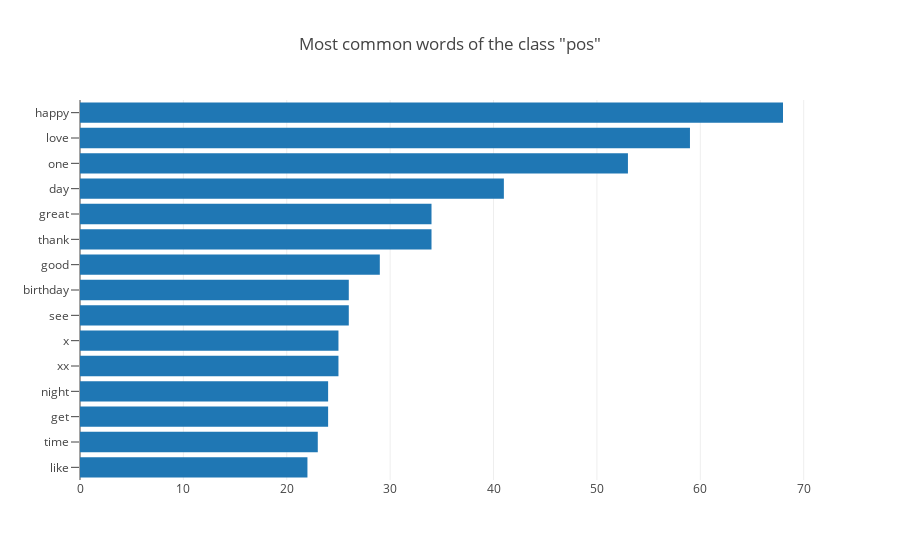
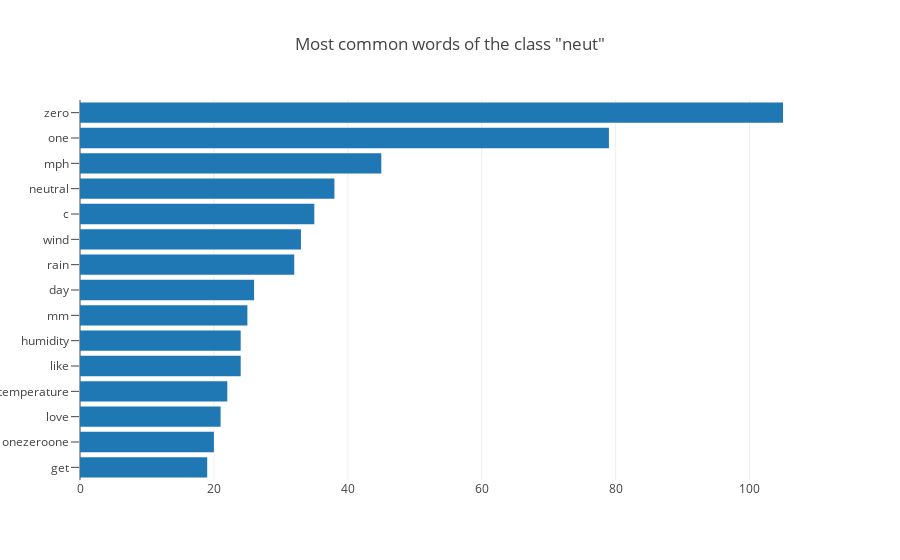
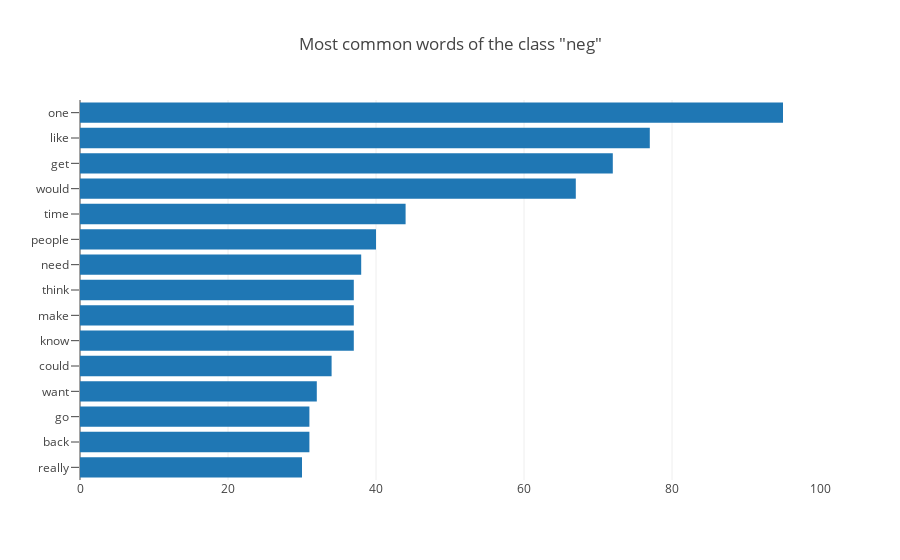

Write notebook code for charts like these, in order.
### Markdown cell above
Here are the most common words for each sentiment.

Weather tweets are rather neutral, obviously.

### Code cell
word_counts = dict()
sents = [('neg',-1),('neut',0),('pos',1)]

for sent in sents:
    word_counts[sent[0]] = Counter()
    texts = combined_df[combined_df[target]==sent[1]]['tokens']
    for _, text in texts.iteritems():
        word_counts[sent[0]].update(text)
        
def most_common_words(kind, num_words=15):
    words, counts = zip(*word_counts[kind].most_common(num_words)[::-1])
    bars = go.Bar(
        y=words,
        x=counts,
        orientation="h"
    )
    layout = go.Layout(
        title="Most common words of the class \"{}\"".format(kind),
        yaxis=dict(
            ticklen=8  # to add some space between yaxis labels and the plot
        )
    )
    fig = go.Figure(data=[bars], layout=layout)
    iplot(fig, filename='bar')
    
most_common_words('pos')
most_common_words('neut')
most_common_words('neg')

### Figure 1 — Plotly figure (JSON) as saved in the notebook; plotly's stock layout.template omitted (floating-point values rounded to 4 significant figures)
{"data": [{"orientation": "h", "type": "bar", "uid": "c34e87c0-5b85-11e9-b408-40a3cc8a0425", "x": [22, 23, 24, 24, 25, 25, 26, 26, 29, 34, 34, 41, 53, 59, 68], "y": ["like", "time", "get", "night", "xx", "x", "see", "birthday", "good", "thank", "great", "day", "one", "love", "happy"]}], "layout": {"title": "Most common words of the class \"pos\"", "yaxis": {"ticklen": 8}}}

### Figure 2 — Plotly figure (JSON) as saved in the notebook; plotly's stock layout.template omitted (floating-point values rounded to 4 significant figures)
{"data": [{"orientation": "h", "type": "bar", "uid": "c35caeae-5b85-11e9-8714-40a3cc8a0425", "x": [19, 20, 21, 22, 24, 24, 25, 26, 32, 33, 35, 38, 45, 79, 105], "y": ["get", "onezeroone", "love", "temperature", "like", "humidity", "mm", "day", "rain", "wind", "c", "neutral", "mph", "one", "zero"]}], "layout": {"title": "Most common words of the class \"neut\"", "yaxis": {"ticklen": 8}}}

### Figure 3 — Plotly figure (JSON) as saved in the notebook; plotly's stock layout.template omitted (floating-point values rounded to 4 significant figures)
{"data": [{"orientation": "h", "type": "bar", "uid": "c37fb7e4-5b85-11e9-a996-40a3cc8a0425", "x": [30, 31, 31, 32, 34, 37, 37, 37, 38, 40, 44, 67, 72, 77, 95], "y": ["really", "back", "go", "want", "could", "know", "make", "think", "need", "people", "time", "would", "get", "like", "one"]}], "layout": {"title": "Most common words of the class \"neg\"", "yaxis": {"ticklen": 8}}}
